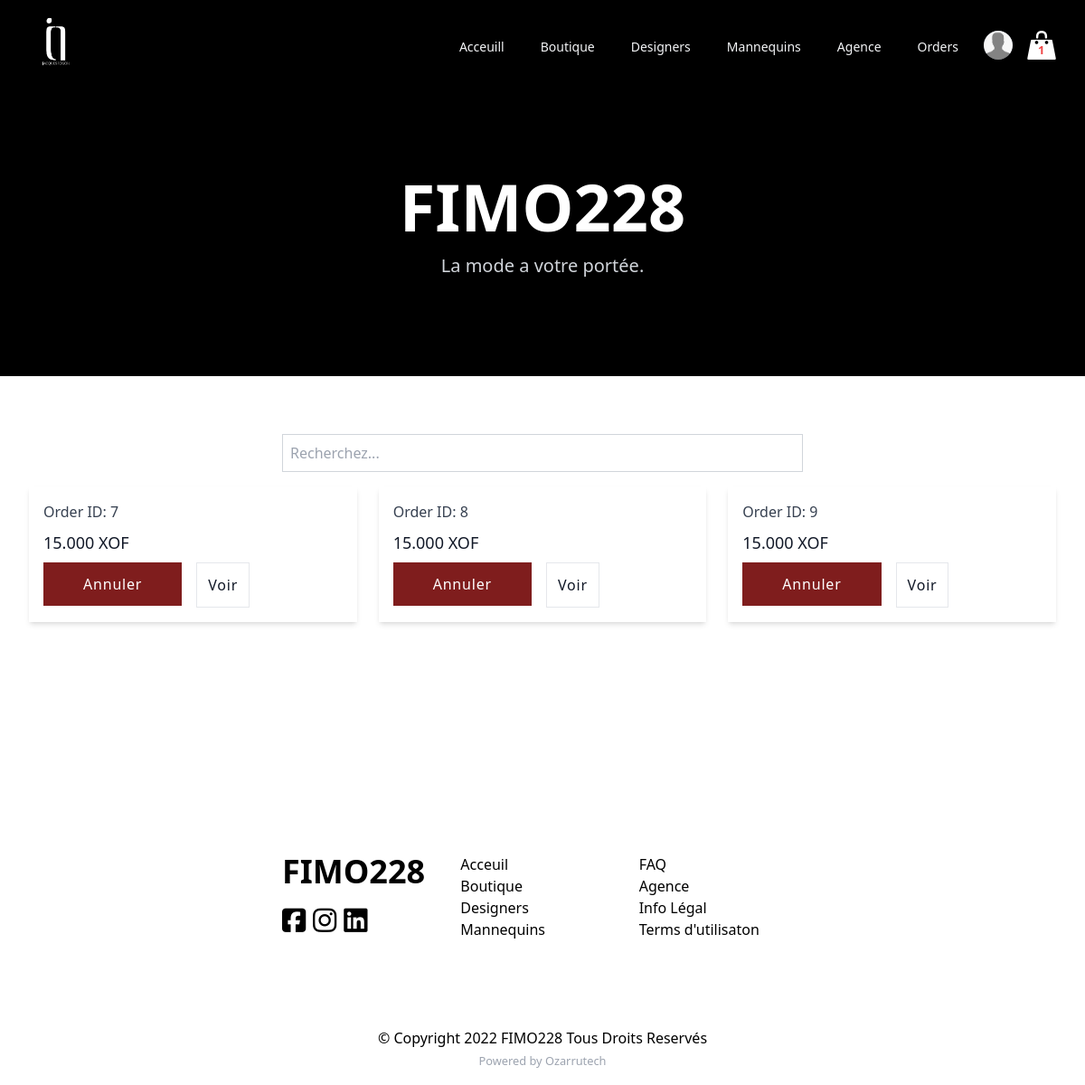
/shop/orders/ (signed in), run on the app's committed database.
### shop/models.py (models this page shows, shortened)
class Order(models.Model):
    order_id = models.CharField(max_length=24)
    customer = models.ForeignKey(
        Customer, on_delete=models.SET_NULL, null=True)
    odered_at = models.DateTimeField(auto_now_add=True)
    is_payed = models.BooleanField(default=False, null=False, blank=False)
    is_delivered = models.BooleanField(default=False, null=False, blank=False)
    @property
    def get_cart_items(self):
        orderitems = self.orderitem_set.all()
        total = sum([item.quantity for item in orderitems])
        return total

### shop/views.py (the view)
# urls.py: path('orders/', orders, name='orders'),
def orders(req):
    data = cartData(req)
    cartItems = data['cartItems']
    orders = Order.objects.all()
    context = {'orders': orders, 'cartItems': cartItems, 'title': 'orders'}
    return render(req, 'shop/orders.html', context)

### shop/utils.py (called while the page is built)
def cartData(req):
    if req.user.is_authenticated:
        customer = req.user.customer
        order, created = Order.objects.get_or_create(
            customer=customer, is_payed=False)
        items = order.orderitem_set.all()
        cartItems = order.get_cart_items
    else:
        cookieData = cookieCart(req)
        cartItems = cookieData['cartItems']
        order = cookieData['order']
        items = cookieData['items']
    return {'cartItems': cartItems, 'order': order, 'items': items}

### shop/templates/shop/orders.html (shortened to what this page needs)
{% extends 'main.html' %} {% load static %} {% block content %}
  <div class="py-24 w-full bg-black h-80 text-center text-white ">
    <h1 class="text-5xl font-extrabold lg:font-black lg:text-7xl">FIMO228</h1>
    <p class="mt-4 text-xl text-gray-300">La mode a votre portée.</p>
  </div>
<div class="max-w-7xl mx-auto py-16 px-8 lg:px-8">
  <div class="max-w-xl mb-4 mx-auto">
    <form  action="{% url 'orders' %}" method="get">
      <input class="p-2 border border-gray-300  w-full" type="text" name="query" placeholder="Recherchez...">
    </form>
  </div>
  <div
    class="grid grid-cols-1 gap-8 md:grid-cols-2 md:gap-6 lg:grid-cols-3 xl:grid-cols-4 xl:gap-6"
  >
    {% for order in orders %}
    <div class="shadow-md rounded-none overflow-hidden block">
      <div class="m-4">
        <h3 class="mt-2 text-md text-gray-700">Order ID: {{order.id}}</h3>
        <p class="my-2 text-lg font-medium text-gray-900">
          {{order.total}} 15.000 XOF
        </p>
        <div class="flex flex-auto space-x-4">
      <button
        data-order="{{order.id}}"
        data-action="add"
        class="flex-none px-6 h-12 md:px-11 title font-small tracking-wider bg-red-900 hover:bg-red-700 text-white update-cart"
        type="button"
      >Annuler
      </button>
          <a
  class="inline-block p-3 title font-medium tracking-wider border border-grey-300 text-gray-900 bg-white"
  href="#"
  >Voir </a>
        </div>
      </div>
    </div>
    {% endfor %}
  </div>
  </div>
  </div>
 {% endblock %}

### static/css/styles.css (style rules this page uses)
*, html { box-sizing: border-box; }

### data on the page
Order: id "7"
Order: id "8"
Order: id "9"

### other printed values
{{ cartItems }} "1"
